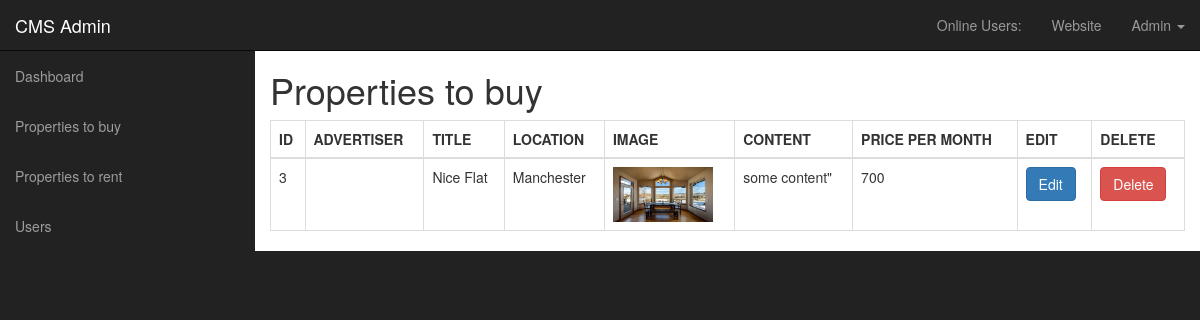
Screenshot of /admin/all_properties_rent.php (signed in) with the database file from the repository.
### tables this page shows
CREATE TABLE `properties_rent` (
  `prop_id` int(11) NOT NULL,
  `prop_advertiser` varchar(255) NOT NULL,
  `prop_title` varchar(255) NOT NULL,
  `prop_location` varchar(255) NOT NULL,
  `prop_image` text NOT NULL,
  `prop_content` text NOT NULL,
  `prop_price_monthly` int(10) NOT NULL,
  `prop_sqm` int(5) NOT NULL,
  `prop_bedrooms` int(3) NOT NULL,
  `prop_bathrooms` int(3) NOT NULL,
  `prop_floor` int(3) NOT NULL,
  `prop_balcony` tinyint(1) NOT NULL,
  `prop_elevator` tinyint(1) NOT NULL,
  `prop_garage` tinyint(1) NOT NULL,
  `prop_garden` tinyint(1) NOT NULL,
  `prop_renovated` tinyint(1) NOT NULL,
  `prop_furnished` tinyint(1) NOT NULL
);

### admin/include/functions.php (called while the page is built, shortened)
<?php
function isAdmin(){
    if(isset($_SESSION['user_role']) && $_SESSION['user_role'] == 'Admin'){
        return true;
    }else{
        return false;
    }
}
 ?>

### admin/all_properties_rent.php (the view, shortened to what this page needs)
<?php include("include/admin-header.php");?>
    <div class="wrapper">
        <?php include("include/navigation.php");?>
        <div class="main-content">
            <div class="container-fluid">
                <div class="row">
                    <div class="col-xs-12">
                        <h1>Properties to buy</h1>
                        <div class="table-responsive">
                            <table class="table table-bordered">
                                <thead>
                                    <tr>
                                        <th>ID</th>
                                        <th>ADVERTISER</th>
                                        <th>TITLE</th>
                                        <th>LOCATION</th>
                                        <th>IMAGE</th>
                                        <th>CONTENT</th>
                                        <th>PRICE PER MONTH</th>
                                        <th>EDIT</th>
                                        <th>DELETE</th>
                                    </tr>
                                </thead>
                                <tbody>
                                    <?php
                                    if (isAdmin()) {
                                        $query = "SELECT * FROM properties_rent";
                                    } else {
                                      $query = "SELECT * FROM properties_rent WHERE prop_advertiser = '{$_SESSION['firstname']}'";
                                    }
                                        $result = mysqli_query($connection,$query);
                                        while($row = mysqli_fetch_assoc($result)){
                                            $prop_id = $row['prop_id'];
                                            $prop_advertiser = $row['prop_advertiser'];
                                            $prop_title = $row['prop_title'];
                                            $prop_location = $row['prop_location'];
                                            $prop_image = $row['prop_image'];
                                            $prop_content = $row['prop_content'];
                                            $prop_price_monthly = $row['prop_price_monthly'];
                                            echo "<tr>";
                                            echo "<td>$prop_id</td>";
                                            echo "<td>$prop_advertiser</td>";
                                            echo "<td>$prop_title</td>";
                                            echo "<td>$prop_location</td>";
                                            echo "<td><img width=100 src='../image/$prop_image' alt='image' </td>";
                                            echo "<td>$prop_content</td>";
                                            echo "<td>$prop_price_monthly</td>";
                                            echo "<td><a class='btn btn-primary' href='edit_properties_rent.php?edit=$prop_id'>Edit</a></td>";
                                            echo "<td><a rel='{$prop_id}' class='btn btn-danger delete-link' href='javascript: void(0)'>Delete</a></td>";
                                            echo "</tr>";
                                        }
                                    ?>
                                </tbody>
                            </table>
                        </div>
                    </div>
                </div>
            </div>
        </div>
    </div>
<?php include("include/admin-footer.php");?>

### admin/css/style.css (style rules this page uses)
body { background-color: #222; }
.wrapper { margin-top: 100px; }
@media (min-width:768px) { .main-content { margin-left: 255px; } }
@media (min-width:768px) { .wrapper { margin-top: 50px; } }
.main-content { background-color: #fff; }

### rows the page displays
properties_rent: prop_id "3", prop_title "Nice Flat", prop_location "Manchester", prop_image (picture), prop_content "some content\"", prop_price_monthly "700"

### other values shown
$_SESSION['firstname'] "Admin"
